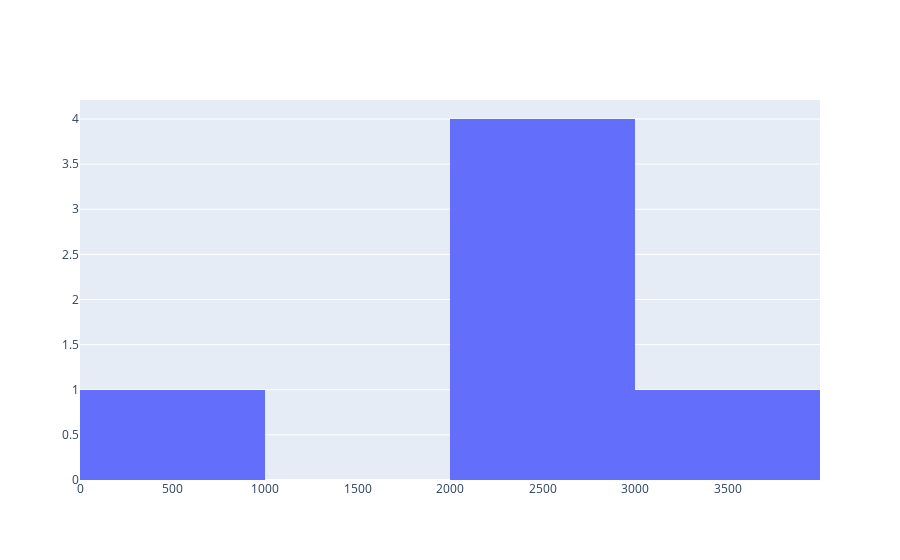

The cell this chart's notebook holds for it:
### Code cell
hist = go.Histogram(x = airlines_neutral)
data = [hist]
offline.iplot(data)

### Figure 1 — Plotly figure (JSON) as saved in the notebook; plotly's stock layout.template omitted (floating-point values rounded to 4 significant figures)
{"data": [{"type": "histogram", "x": [2759, 2222, 2420, 2913, 3822, 504]}], "layout": {}}
